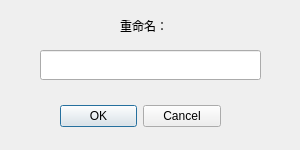
<?xml version="1.0" encoding="UTF-8"?>
<ui version="4.0">
 <class>Dialog</class>
 <widget class="QDialog" name="Dialog">
  <property name="geometry">
   <rect>
    <x>0</x>
    <y>0</y>
    <width>300</width>
    <height>150</height>
   </rect>
  </property>
  <property name="windowTitle">
   <string>Rename</string>
  </property>
  <widget class="QDialogButtonBox" name="buttonBox">
   <property name="geometry">
    <rect>
     <x>60</x>
     <y>100</y>
     <width>161</width>
     <height>32</height>
    </rect>
   </property>
   <property name="orientation">
    <enum>Qt::Horizontal</enum>
   </property>
   <property name="standardButtons">
    <set>QDialogButtonBox::Cancel|QDialogButtonBox::Ok</set>
   </property>
  </widget>
  <widget class="QLineEdit" name="lineEdit">
   <property name="geometry">
    <rect>
     <x>40</x>
     <y>50</y>
     <width>221</width>
     <height>30</height>
    </rect>
   </property>
  </widget>
  <widget class="QLabel" name="label">
   <property name="geometry">
    <rect>
     <x>120</x>
     <y>20</y>
     <width>54</width>
     <height>12</height>
    </rect>
   </property>
   <property name="text">
    <string>重命名：</string>
   </property>
  </widget>
 </widget>
 <resources/>
 <connections>
  <connection>
   <sender>buttonBox</sender>
   <signal>accepted()</signal>
   <receiver>Dialog</receiver>
   <slot>accept()</slot>
   <hints>
    <hint type="sourcelabel">
     <x>248</x>
     <y>254</y>
    </hint>
    <hint type="destinationlabel">
     <x>157</x>
     <y>274</y>
    </hint>
   </hints>
  </connection>
  <connection>
   <sender>buttonBox</sender>
   <signal>rejected()</signal>
   <receiver>Dialog</receiver>
   <slot>reject()</slot>
   <hints>
    <hint type="sourcelabel">
     <x>316</x>
     <y>260</y>
    </hint>
    <hint type="destinationlabel">
     <x>286</x>
     <y>274</y>
    </hint>
   </hints>
  </connection>
 </connections>
</ui>
